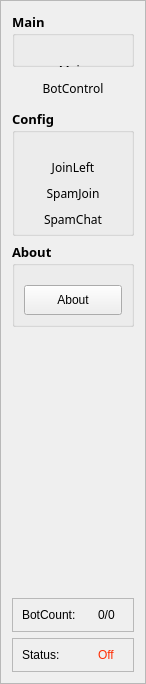
     <widget class="QFrame" name="side_bar">
      <property name="minimumSize">
       <size>
        <width>146</width>
        <height>0</height>
       </size>
      </property>
      <property name="maximumSize">
       <size>
        <width>136</width>
        <height>16777215</height>
       </size>
      </property>
      <property name="styleSheet">
       <string notr="true">#side_bar{
	
	background-color: rgb(17, 17, 21);
}</string>
      </property>
      <property name="frameShape">
       <enum>QFrame::StyledPanel</enum>
      </property>
      <property name="frameShadow">
       <enum>QFrame::Raised</enum>
      </property>
      <property name="lineWidth">
       <number>1</number>
      </property>
      <layout class="QVBoxLayout" name="verticalLayout_2">
       <item>
        <widget class="QGroupBox" name="groupBox_2">
         <property name="maximumSize">
          <size>
           <width>16777215</width>
           <height>55</height>
          </size>
         </property>
         <property name="font">
          <font>
           <family>JetBrains Mono</family>
           <pointsize>10</pointsize>
           <weight>75</weight>
           <bold>true</bold>
          </font>
         </property>
         <property name="title">
          <string>Main</string>
         </property>
         <layout class="QVBoxLayout" name="verticalLayout_4">
          <property name="topMargin">
           <number>19</number>
          </property>
          <item>
           <widget class="QPushButton" name="main_btn">
            <property name="minimumSize">
             <size>
              <width>0</width>
              <height>30</height>
             </size>
            </property>
            <property name="maximumSize">
             <size>
              <width>16777215</width>
              <height>30</height>
             </size>
            </property>
            <property name="font">
             <font>
              <family>JetBrains Mono</family>
              <pointsize>9</pointsize>
              <weight>50</weight>
              <italic>false</italic>
              <bold>false</bold>
             </font>
            </property>
            <property name="cursor">
             <cursorShape>PointingHandCursor</cursorShape>
            </property>
            <property name="toolTip">
             <string>Main menu</string>
            </property>
            <property name="layoutDirection">
             <enum>Qt::LeftToRight</enum>
            </property>
            <property name="text">
             <string>Main</string>
            </property>
            <property name="icon">
             <iconset resource="resource/modern.qrc">
              <normaloff>:/button/icons/main-menu.png</normaloff>:/button/icons/main-menu.png</iconset>
            </property>
            <property name="flat">
             <bool>true</bool>
            </property>
           </widget>
          </item>
         </layout>
        </widget>
       </item>
       <item>
        <widget class="QPushButton" name="botcontrol_btn">
         <property name="minimumSize">
          <size>
           <width>0</width>
           <height>30</height>
          </size>
         </property>
         <property name="maximumSize">
          <size>
           <width>16777215</width>
           <height>30</height>
          </size>
         </property>
         <property name="font">
          <font>
           <family>JetBrains Mono</family>
           <pointsize>9</pointsize>
           <weight>50</weight>
           <italic>false</italic>
           <bold>false</bold>
          </font>
         </property>
         <property name="cursor">
          <cursorShape>PointingHandCursor</cursorShape>
         </property>
         <property name="toolTip">
          <string>Main menu</string>
         </property>
         <property name="layoutDirection">
          <enum>Qt::LeftToRight</enum>
         </property>
         <property name="text">
          <string>BotControl</string>
         </property>
         <property name="icon">
          <iconset resource="resource/modern.qrc">
           <normaloff>:/button/icons/bot.png</normaloff>:/button/icons/bot.png</iconset>
         </property>
         <property name="flat">
          <bool>true</bool>
         </property>
        </widget>
       </item>
       <item>
        <widget class="QGroupBox" name="groupBox">
         <property name="maximumSize">
          <size>
           <width>16777215</width>
           <height>127</height>
          </size>
         </property>
         <property name="font">
          <font>
           <family>JetBrains Mono</family>
           <pointsize>10</pointsize>
           <weight>75</weight>
           <bold>true</bold>
          </font>
         </property>
         <property name="title">
          <string>Config</string>
         </property>
         <layout class="QVBoxLayout" name="verticalLayout_3">
          <property name="topMargin">
           <number>19</number>
          </property>
          <item>
           <widget class="QPushButton" name="joinleft_btn">
            <property name="minimumSize">
             <size>
              <width>0</width>
              <height>30</height>
             </size>
            </property>
            <property name="font">
             <font>
              <family>JetBrains Mono</family>
              <pointsize>9</pointsize>
              <weight>50</weight>
              <italic>false</italic>
              <bold>false</bold>
             </font>
            </property>
            <property name="cursor">
             <cursorShape>PointingHandCursor</cursorShape>
            </property>
            <property name="layoutDirection">
             <enum>Qt::LeftToRight</enum>
            </property>
            <property name="text">
             <string>JoinLeft</string>
            </property>
            <property name="icon">
             <iconset resource="resource/modern.qrc">
              <normaloff>:/button/icons/setting.png</normaloff>:/button/icons/setting.png</iconset>
            </property>
            <property name="flat">
             <bool>true</bool>
            </property>
           </widget>
          </item>
          <item>
           <widget class="QPushButton" name="spamjoin_btn">
            <property name="minimumSize">
             <size>
              <width>0</width>
              <height>30</height>
             </size>
            </property>
            <property name="font">
             <font>
              <family>JetBrains Mono</family>
              <pointsize>9</pointsize>
              <weight>50</weight>
              <italic>false</italic>
              <bold>false</bold>
             </font>
            </property>
            <property name="cursor">
             <cursorShape>PointingHandCursor</cursorShape>
            </property>
            <property name="layoutDirection">
             <enum>Qt::LeftToRight</enum>
            </property>
            <property name="text">
             <string>SpamJoin</string>
            </property>
            <property name="icon">
             <iconset resource="resource/modern.qrc">
              <normaloff>:/button/icons/setting.png</normaloff>:/button/icons/setting.png</iconset>
            </property>
            <property name="flat">
             <bool>true</bool>
            </property>
           </widget>
          </item>
          <item>
           <widget class="QPushButton" name="spamchat_btn">
            <property name="minimumSize">
             <size>
              <width>0</width>
              <height>30</height>
             </size>
            </property>
            <property name="font">
             <font>
              <family>JetBrains Mono</family>
              <pointsize>9</pointsize>
              <weight>50</weight>
              <italic>false</italic>
              <bold>false</bold>
             </font>
            </property>
            <property name="cursor">
             <cursorShape>PointingHandCursor</cursorShape>
            </property>
            <property name="layoutDirection">
             <enum>Qt::LeftToRight</enum>
            </property>
            <property name="text">
             <string>SpamChat</string>
            </property>
            <property name="icon">
             <iconset resource="resource/modern.qrc">
              <normaloff>:/button/icons/setting.png</normaloff>:/button/icons/setting.png</iconset>
            </property>
            <property name="flat">
             <bool>true</bool>
            </property>
           </widget>
          </item>
         </layout>
        </widget>
       </item>
       <item>
        <widget class="QGroupBox" name="groupBox_3">
         <property name="font">
          <font>
           <family>JetBrains Mono</family>
           <pointsize>10</pointsize>
           <weight>75</weight>
           <italic>false</italic>
           <bold>true</bold>
          </font>
         </property>
         <property name="styleSheet">
          <string notr="true"/>
         </property>
         <property name="title">
          <string>About</string>
         </property>
         <layout class="QVBoxLayout" name="verticalLayout_10">
          <property name="topMargin">
           <number>19</number>
          </property>
          <item>
           <widget class="QPushButton" name="about_btn">
            <property name="minimumSize">
             <size>
              <width>0</width>
              <height>30</height>
             </size>
            </property>
            <property name="cursor">
             <cursorShape>PointingHandCursor</cursorShape>
            </property>
            <property name="toolTip">
             <string>About me and the project</string>
            </property>
            <property name="text">
             <string>About</string>
            </property>
            <property name="icon">
             <iconset resource="resource/modern.qrc">
              <normaloff>:/button/icons/info.png</normaloff>:/button/icons/info.png</iconset>
            </property>
           </widget>
          </item>
         </layout>
        </widget>
       </item>
       <item>
        <spacer name="verticalSpacer">
         <property name="orientation">
          <enum>Qt::Vertical</enum>
         </property>
         <property name="sizeType">
          <enum>QSizePolicy::Expanding</enum>
         </property>
         <property name="sizeHint" stdset="0">
          <size>
           <width>20</width>
           <height>265</height>
          </size>
         </property>
        </spacer>
       </item>
       <item>
        <widget class="QFrame" name="frame_2">
         <property name="frameShape">
          <enum>QFrame::StyledPanel</enum>
         </property>
         <property name="frameShadow">
          <enum>QFrame::Raised</enum>
         </property>
         <layout class="QHBoxLayout" name="horizontalLayout_10">
          <item>
           <widget class="QLabel" name="label_16">
            <property name="minimumSize">
             <size>
              <width>70</width>
              <height>0</height>
             </size>
            </property>
            <property name="toolTip">
             <string>Count bot started</string>
            </property>
            <property name="text">
             <string>BotCount:</string>
            </property>
            <property name="indent">
             <number>-1</number>
            </property>
           </widget>
          </item>
          <item>
           <widget class="QLabel" name="botcount_lb">
            <property name="toolTip">
             <string>Count bot started</string>
            </property>
            <property name="text">
             <string>0/0</string>
            </property>
           </widget>
          </item>
         </layout>
        </widget>
       </item>
       <item>
        <widget class="QFrame" name="frame">
         <property name="frameShape">
          <enum>QFrame::StyledPanel</enum>
         </property>
         <property name="frameShadow">
          <enum>QFrame::Raised</enum>
         </property>
         <layout class="QHBoxLayout" name="horizontalLayout_9">
          <item>
           <widget class="QLabel" name="label_15">
            <property name="minimumSize">
             <size>
              <width>70</width>
              <height>0</height>
             </size>
            </property>
            <property name="text">
             <string>Status: </string>
            </property>
           </widget>
          </item>
          <item>
           <widget class="QLabel" name="status_lb">
            <property name="styleSheet">
             <string notr="true">color: rgb(255, 45, 3)</string>
            </property>
            <property name="text">
             <string>Off</string>
            </property>
           </widget>
          </item>
         </layout>
        </widget>
       </item>
      </layout>
     </widget>
